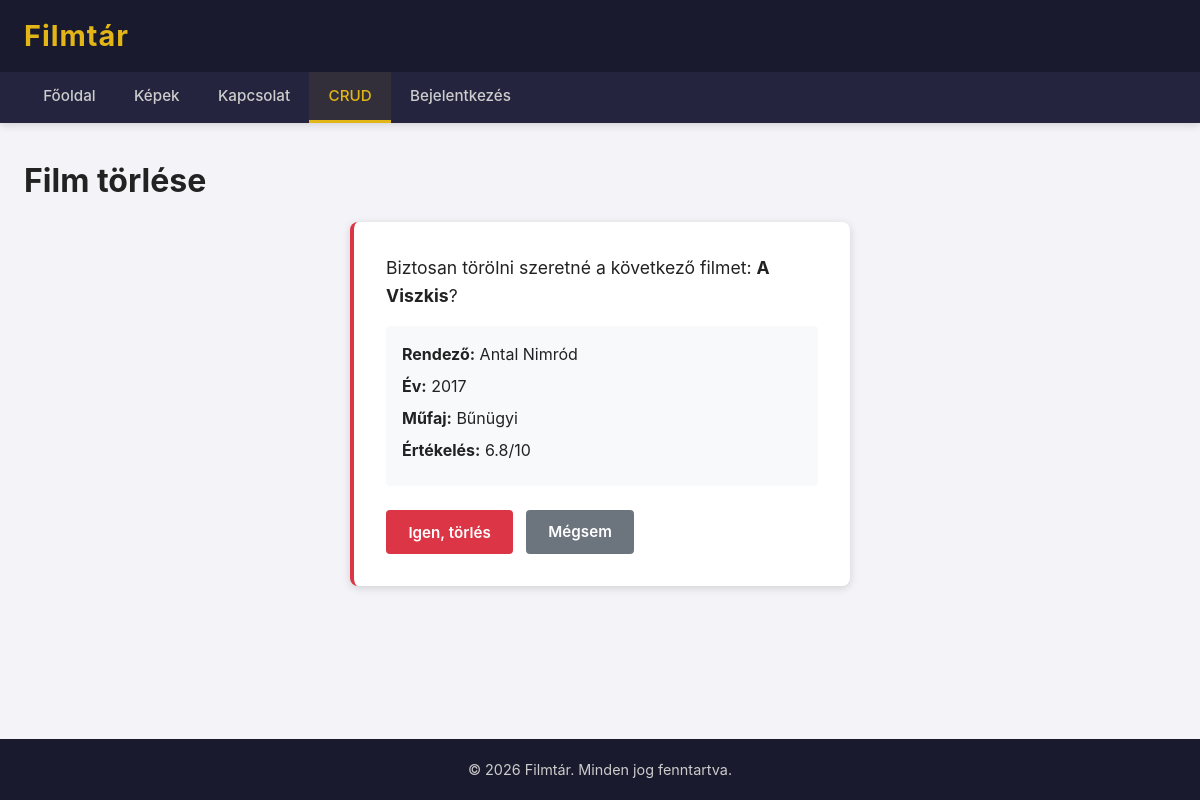
The app's page /index.php?page=crud&action=torol&id=11 with its own data.
### tables this page shows
CREATE TABLE `g_filmek` (
 `id` INT AUTO_INCREMENT PRIMARY KEY ,
 `cim` VARCHAR(200) NOT NULL ,
 `rendezo` VARCHAR(100) NOT NULL ,
 `ev` INT NOT NULL ,
 `mufaj` VARCHAR(100) NOT NULL ,
 `ertekeles` DECIMAL(3,1) DEFAULT NULL ,
 `leiras` TEXT DEFAULT NULL 
);

### pages/crud.php (the view, shortened to what this page needs)
<?php
$action = $_GET['action'] ?? 'list';
switch ($action) {
        ?>
        <?php
    case 'torol':
        $id = isset($_GET['id']) ? (int)$_GET['id'] : 0;
        $stmt = $dbh->prepare('SELECT * FROM g_filmek WHERE id = :id');
        $stmt->execute([':id' => $id]);
        $film = $stmt->fetch();
        ?>
        <h1>Film törlése</h1>
        <div class="confirm-box">
            <p class="confirm-message">Biztosan törölni szeretné a következő filmet: <strong><?= htmlspecialchars($film['cim']) ?></strong>?</p>
            <div class="confirm-details">
                <p><strong>Rendező:</strong> <?= htmlspecialchars($film['rendezo']) ?></p>
                <p><strong>Év:</strong> <?= (int)$film['ev'] ?></p>
                <p><strong>Műfaj:</strong> <?= htmlspecialchars($film['mufaj']) ?></p>
                <?php if (!empty($film['ertekeles'])): ?>
                    <p><strong>Értékelés:</strong> <?= number_format((float)$film['ertekeles'], 1) ?>/10</p>
                <?php endif; ?>
            </div>
            <form action="index.php?page=crud" method="POST" class="confirm-actions">
                <button type="submit" class="btn btn-danger">Igen, törlés</button>
                <a href="index.php?page=crud" class="btn btn-secondary">Mégsem</a>
            </form>
        </div>
        <?php
        break;
}

### css/style.css (style rules this page uses)
*, *::before, *::after { margin: 0; padding: 0; box-sizing: border-box; }
html { font-size: 16px; scroll-behavior: smooth; }
body { font-family: -apple-system, BlinkMacSystemFont, "Segoe UI", Roboto, "Helvetica Neue", Arial, sans-serif; background-color: #f4f4f8; color: #222; line-height: 1.6; min-height: 100vh; display: flex; flex-direction: column; }
a { text-decoration: none; color: inherit; }
:root { --dark-blue: #1a1a2e; --dark-blue-light: #24243e; --accent-gold: #e2b616; --accent-gold-hover: #f0c830; --white: #ffffff; --light-bg: #f4f4f8; --text-dark: #222222; --text-light: #cccccc; --success-green: #28a745; --danger-red: #dc3545; --info-blue: #007bff; --warning-orange: #fd7e14; --border-color: #ddd; --shadow: 0 2px 8px rgba(0, 0, 0, 0.15); }
p { margin-bottom: 1rem; }
form { max-width: 600px; margin: 0 auto; }
.btn { display: inline-block; padding: 0.6rem 1.4rem; border: none; border-radius: 4px; font-size: 0.95rem; font-weight: 600; cursor: pointer; transition: background-color 0.3s ease, transform 0.15s ease, box-shadow 0.3s ease; text-align: center; font-family: inherit; }
.btn-danger { background-color: var(--danger-red); color: var(--white); }
.confirm-box { background-color: var(--white); padding: 2rem; border-radius: 8px; box-shadow: var(--shadow); max-width: 500px; margin: 1rem auto; border-left: 4px solid var(--danger-red); }
.confirm-message { font-size: 1.1rem; margin-bottom: 1rem; }
.confirm-details { background-color: #f8f9fa; padding: 1rem; border-radius: 4px; margin-bottom: 1.5rem; }
.confirm-details p { margin-bottom: 0.4rem; }
.confirm-actions { display: flex; gap: 0.8rem; max-width: 100%; }
.btn-secondary { background-color: #6c757d; color: var(--white); }

### records on screen
g_filmek: cim "A Viszkis", rendezo "Antal Nimród", ev "2017", mufaj "Bűnügyi", ertekeles "6.8"
